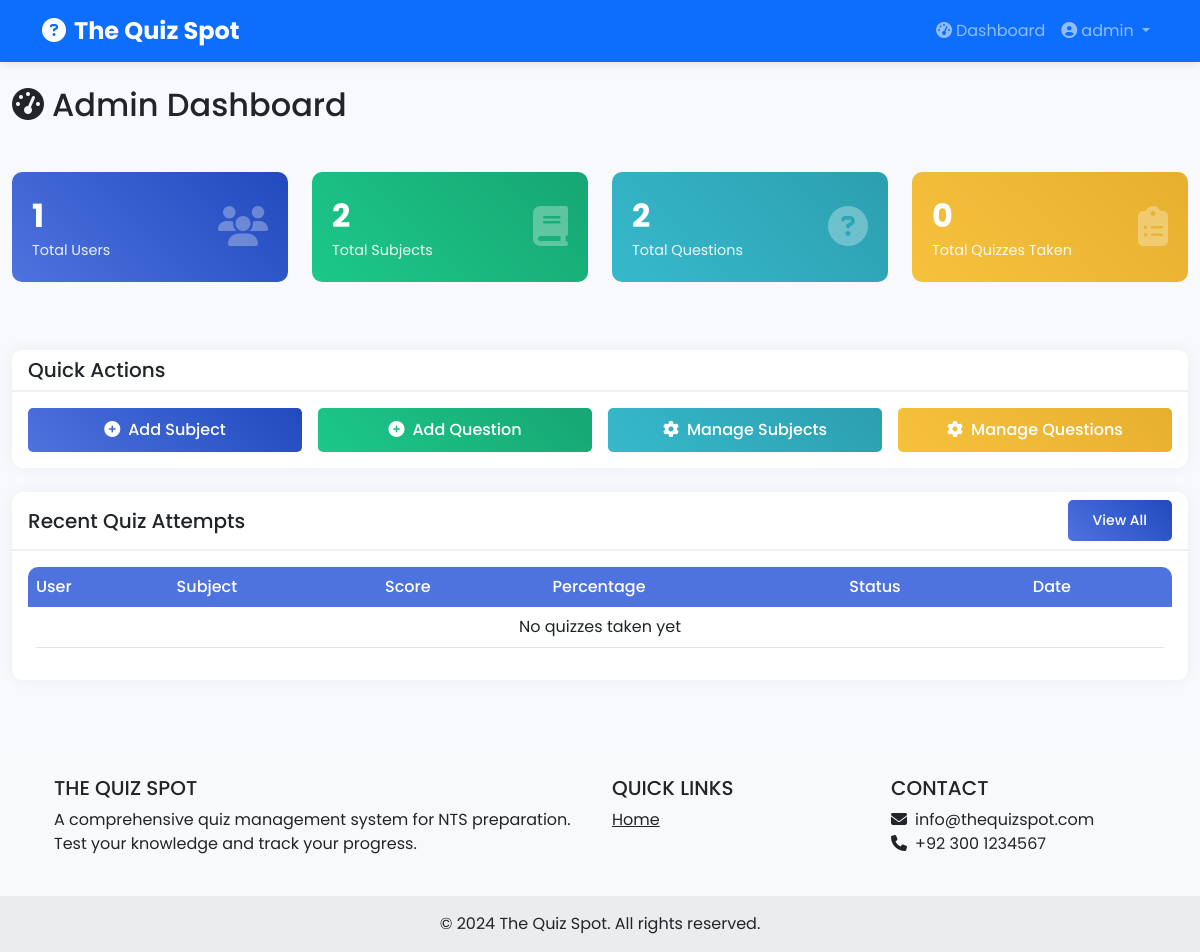
The app's page /admin-dashboard/ (signed in), older data.
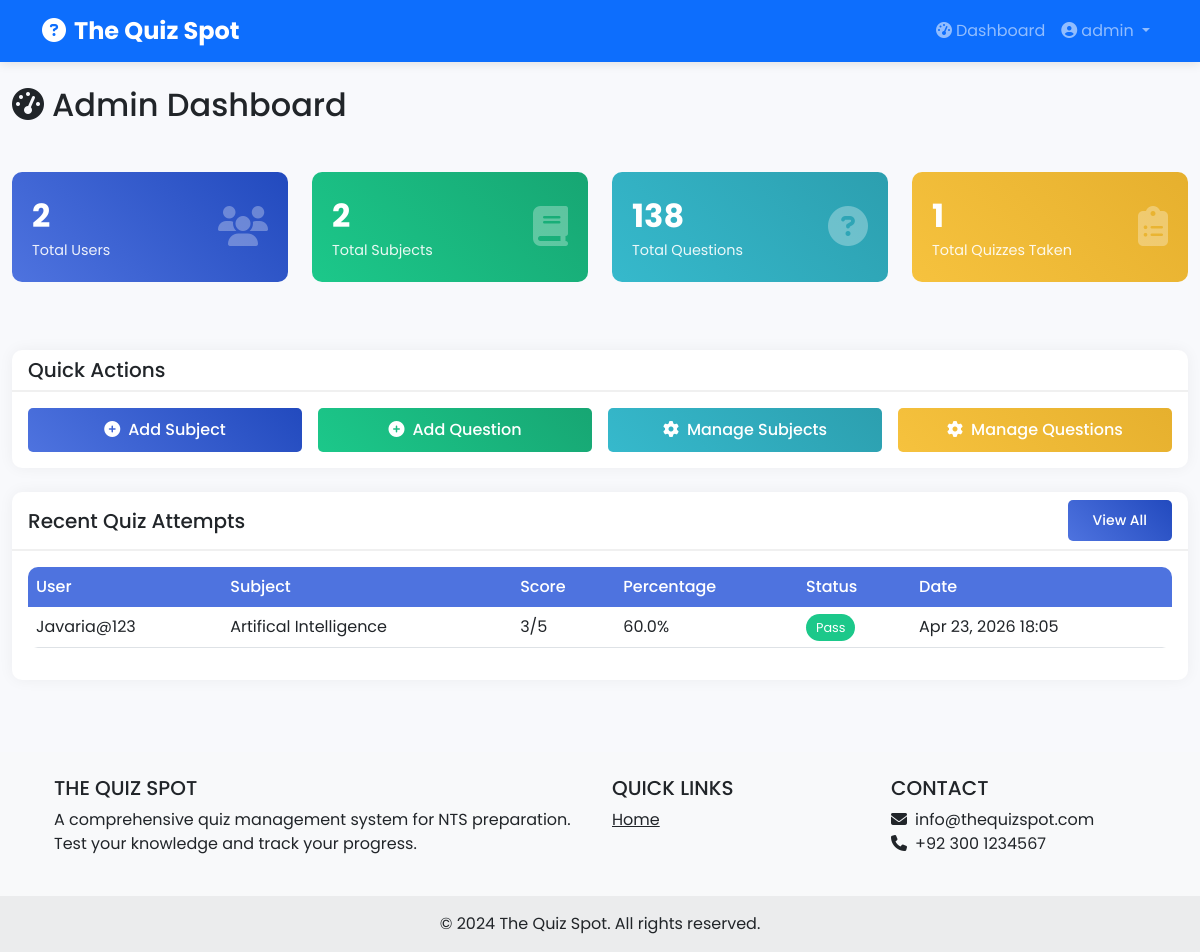
The same page, newer data.
### quiz/models.py (models this page shows, shortened)
class Quiz(models.Model):
    user = models.ForeignKey(User, on_delete=models.CASCADE, related_name='quizzes')
    subject = models.ForeignKey(Subject, on_delete=models.CASCADE)
    date_taken = models.DateTimeField(auto_now_add=True)
    score = models.IntegerField(default=0)
    total_questions = models.IntegerField()
    percentage = models.FloatField(default=0)
    status = models.CharField(
        max_length=10,
        choices=[('Pass', 'Pass'), ('Fail', 'Fail')],
        default='Fail'
    )
    class Meta:
        ordering = ['-date_taken']

class Subject(models.Model):
    name = models.CharField(max_length=100, unique=True)
    description = models.TextField(blank=True)
    created_at = models.DateTimeField(auto_now_add=True)
    updated_at = models.DateTimeField(auto_now=True)
    class Meta:
        ordering = ['name']

### quiz/views.py (the view)
# urls.py: path('admin-dashboard/', views.admin_dashboard, name='admin_dashboard'),
@admin_required
def admin_dashboard(request):
    total_users = User.objects.filter(is_staff=False).count()
    total_subjects = Subject.objects.count()
    total_questions = Question.objects.count()
    total_quizzes = Quiz.objects.count()
    recent_quizzes = Quiz.objects.select_related('user', 'subject').order_by('-date_taken')[:10]
    context = {
        'total_users': total_users,
        'total_subjects': total_subjects,
        'total_questions': total_questions,
        'total_quizzes': total_quizzes,
        'recent_quizzes': recent_quizzes,
    }
    return render(request, 'admin/admin_dashboard.html', context)

### templates/admin/admin_dashboard.html (shortened to what the changed rows need)
{% extends 'base.html' %}
{% block content %}
<div class="container-fluid py-4">
    <div class="row mb-4">
        <div class="col-12">
            <h2 class="mb-4">
                <i class="fas fa-tachometer-alt me-2"></i>Admin Dashboard
            </h2>
        </div>
    </div>
    <div class="row mb-4">
        <div class="col-xl-3 col-md-6 mb-4">
            <div class="stat-card">
                <div class="row align-items-center">
                    <div class="col">
                        <div class="stat-value">{{ total_users }}</div>
                        <div class="stat-label">Total Users</div>
                    </div>
                </div>
            </div>
        </div>
        <div class="col-xl-3 col-md-6 mb-4">
            <div class="stat-card" style="background: linear-gradient(45deg, #36b9cc, #2c9faf);">
                <div class="row align-items-center">
                    <div class="col">
                        <div class="stat-value">{{ total_questions }}</div>
                        <div class="stat-label">Total Questions</div>
                    </div>
                </div>
            </div>
        </div>
        <div class="col-xl-3 col-md-6 mb-4">
            <div class="stat-card" style="background: linear-gradient(45deg, #f6c23e, #e6b02e);">
                <div class="row align-items-center">
                    <div class="col">
                        <div class="stat-value">{{ total_quizzes }}</div>
                        <div class="stat-label">Total Quizzes Taken</div>
                    </div>
                </div>
            </div>
        </div>
    </div>
    <div class="row">
        <div class="col-12">
            <div class="card">
                <div class="card-body">
                    <div class="table-responsive">
                        <table class="table table-hover">
                            <thead>
                                <tr>
                                    <th>User</th>
                                    <th>Subject</th>
                                    <th>Score</th>
                                    <th>Percentage</th>
                                    <th>Status</th>
                                    <th>Date</th>
                                </tr>
                            </thead>
                            <tbody>
                                {% for quiz in recent_quizzes %}
                                <tr>
                                    <td>{{ quiz.user.username }}</td>
                                    <td>{{ quiz.subject.name }}</td>
                                    <td>{{ quiz.score }}/{{ quiz.total_questions }}</td>
                                    <td>{{ quiz.percentage|floatformat:1 }}%</td>
                                    <td>
                                        {% if quiz.status == 'Pass' %}
                                            <span class="badge-pass">Pass</span>
                                        {% else %}
                                            <span class="badge-fail">Fail</span>
                                        {% endif %}
                                    </td>
                                    <td>{{ quiz.date_taken|date:"M d, Y H:i" }}</td>
                                </tr>
                                {% empty %}
                                <tr>
                                    <td colspan="6" class="text-center">No quizzes taken yet</td>
                                </tr>
                                {% endfor %}
                            </tbody>
                        </table>
                    </div>
                </div>
            </div>
        </div>
    </div>
</div>
{% endblock %}

Row changes from the older to the newer data that the page shows:
added Quiz: user.username "Javaria@123", subject.name "Artifical Intelligence", score "3", total_questions "5", percentage "60.0", status "Pass", date_taken "Apr 23, 2026 18:05"
Text that changed along with them:
{{ total_users }}: "1" → "2"
{{ total_questions }}: "2" → "138"
{{ total_quizzes }}: "0" → "1"
text no longer shown: "No quizzes taken yet"
